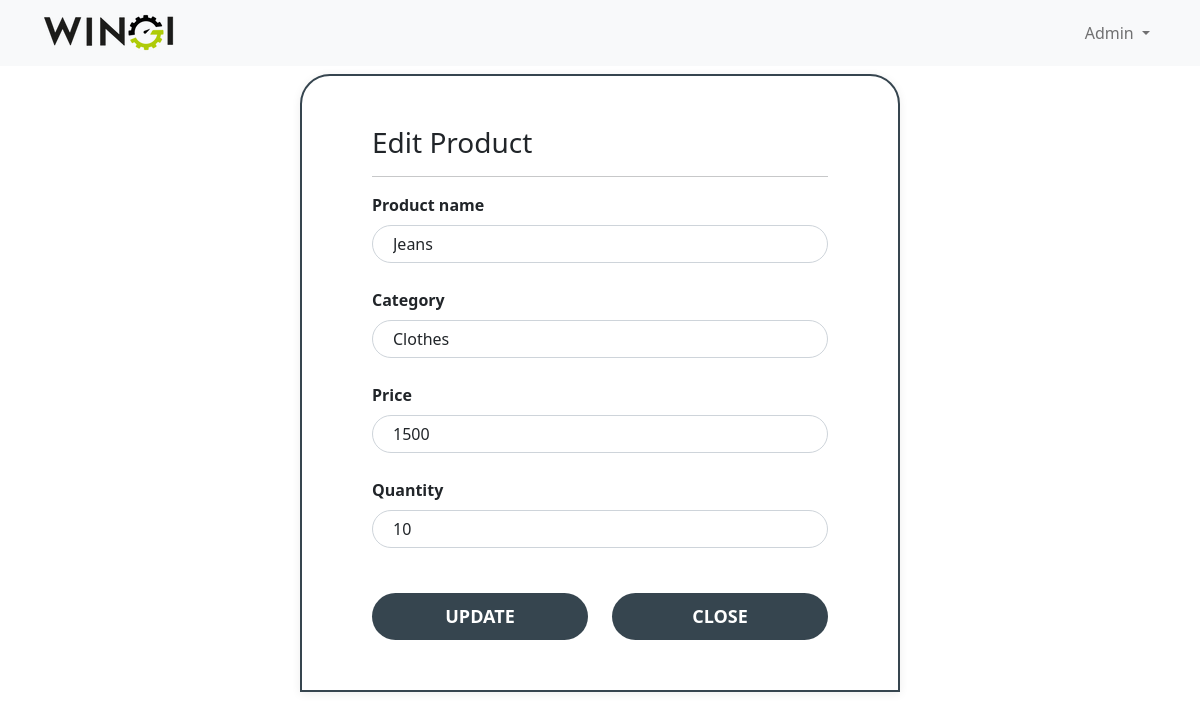
The page /php/editproduct.php?pid=1 (signed in) on the database its author committed.
### tables this page shows
CREATE TABLE `products` (
  `id` int(11) NOT NULL,
  `name` varchar(255) NOT NULL,
  `category` varchar(255) NOT NULL,
  `price` int(11) NOT NULL,
  `quantity` int(11) NOT NULL,
  `date_created` timestamp NOT NULL DEFAULT current_timestamp() ON UPDATE current_timestamp()
);

### php/editproduct.php (the view, shortened to what this page needs)
<?php
    include '../php/connect.php';
    $productname = "";
    $category = "";
    if (isset($_GET['pid'])) {
        $id = $_GET['pid'];
         $rec = mysqli_query($con,"SELECT * FROM products WHERE id='$id'");
         $record = mysqli_fetch_assoc($rec);
         $productname = $record['name'];
         $category = $record['category'];
         $price = $record['price'];
         $quantity = $record['quantity'];
    }
?>
<!DOCTYPE html>
<html lang="en">
<head>
    <link rel="stylesheet" href="https://stackpath.bootstrapcdn.com/bootstrap/4.3.1/css/bootstrap.min.css">
    <link rel="stylesheet" href="../css/style.css">
    <link rel="stylesheet" href="https://cdn.jsdelivr.net/npm/bootstrap@5.1.0/dist/css/bootstrap.min.css">
    <link href="https://cdnjs.cloudflare.com/ajax/libs/simple-line-icons/2.4.1/css/simple-line-icons.min.css" rel="stylesheet">
</head>
<body>
    <header>
        <nav class="navbar navbar-expand-lg navbar-light bg-light fixed-top">
            <div class="container">
              <a class="navbar-brand" href="index.php"><img src="../assets/WingiLogo.png" height="40"></a>
              <div class="collapse navbar-collapse" id="navbarResponsive">
                <ul class="navbar-nav ms-auto">
                  <li class="nav-item dropdown">
                        <a class="nav-link dropdown-toggle" href="#" id="navbarDarkDropdownMenuLink" role="button" data-bs-toggle="dropdown" aria-expanded="false">
                          <span><i class="icon icon-user"></i></span>&nbsp;Admin
                        </a>
                      </li>
                </ul>
              </div>
            </div>
          </nav>
    </header>
    <br>
    <div class="container">
        <div class="registration-form">
            <form autocomplete="off" method="POST">
                <div class="form-label">
                    <h3>Edit Product</h3>
                    <hr>
                </div>
                <div class="form-group">
                    <label class="form-label"><b>Product name</b></label>
                    <input type="text" class="form-control item" name="name" value="<?php echo $productname; ?>">
                </div>
                <div class="form-group">
                <label class="form-label"><b>Category</b></label>
                    <input type="text" class="form-control item" name="category" value="<?php echo $category; ?>">
                </div>
                <div class="form-group">
                    <label class="form-label"><b>Price</b></label>
                    <input type="number" class="form-control item" name="price" value="<?php echo $price; ?>">
                </div>
                <div class="form-group">
                    <label class="form-label"><b>Quantity</b></label>
                    <input type="number" class="form-control item" name="quantity" value="<?php echo $quantity; ?>">
                </div>
                <div class="row">
                    <div class="col-6">
                        <input type = "submit" name = "update" value = "UPDATE" class = "btn btn-block signIn">
                    </div>
                    <div class="col-6">
                        <a href = "index.php" class = "btn btn-block signIn">CLOSE</a>
                    </div>
                </div>
            </form>
        </div>
    </div>
</body>
</html>

### css/style.css (style rules this page uses)
body { background-color: #dee9ff; }
.registration-form { padding: 50px 0; }
.registration-form form { border: 2px solid #36454f; max-width: 600px; margin: auto; padding: 50px 70px; border-top-left-radius: 30px; border-top-right-radius: 30px; box-shadow: 0px 2px 10px rgba(0, 0, 0, 0.075); }
.registration-form .item { border-radius: 20px; margin-bottom: 25px; padding: 10px 20px; }
.registration-form .signIn { border-radius: 30px; padding: 10px 20px; font-size: 18px; font-weight: bold; background-color: #36454f; border: none; color: white; margin-top: 20px; }

### rows shown on the page
products: name "Jeans", category "Clothes", price "1500", quantity "10"
